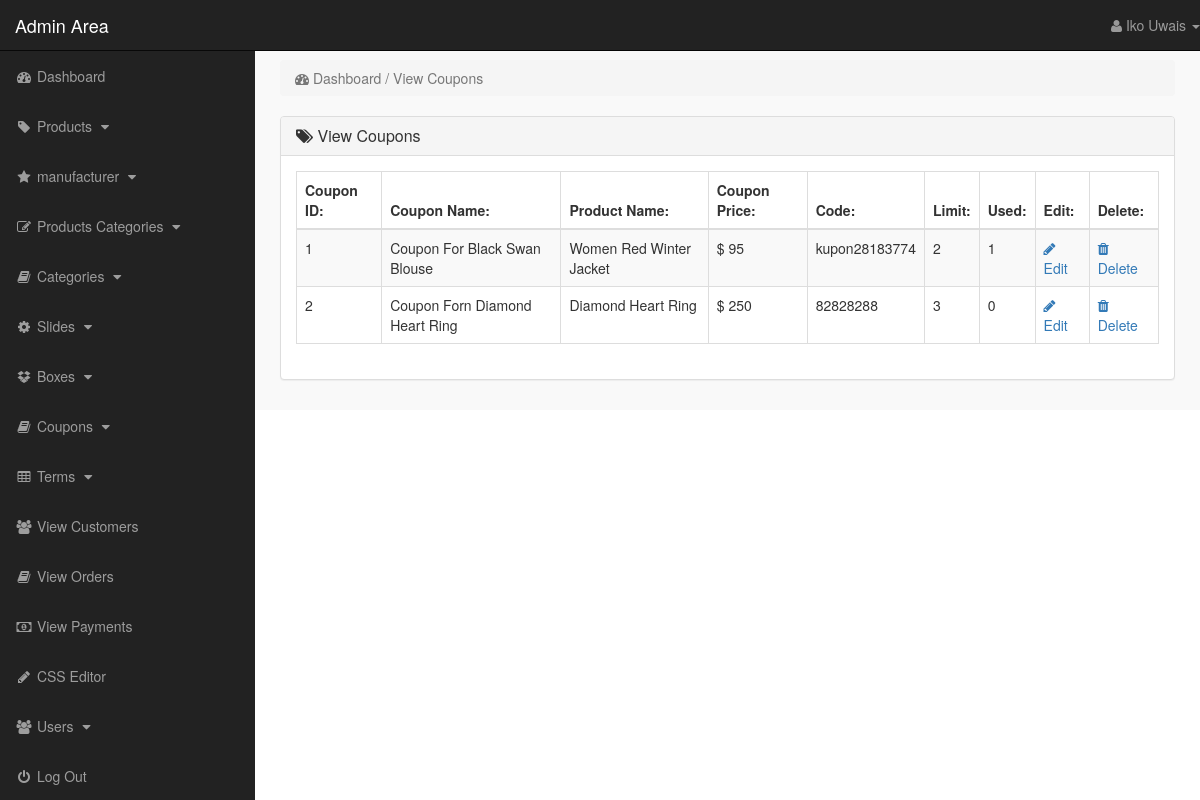
The page /M-Dev-Store/admin_area/index.php?view_coupons (signed in) on the database its author committed.
### tables this page shows
CREATE TABLE `coupons` (
  `coupon_id` int(100) NOT NULL,
  `product_id` int(100) NOT NULL,
  `coupon_title` varchar(255) NOT NULL,
  `coupon_price` varchar(255) NOT NULL,
  `coupon_code` varchar(255) NOT NULL,
  `coupon_limit` int(100) NOT NULL,
  `coupon_used` int(100) NOT NULL
);

CREATE TABLE `products` (
  `product_id` int(10) NOT NULL,
  `p_cat_id` int(10) NOT NULL,
  `cat_id` int(10) NOT NULL,
  `manufacturer_id` int(10) NOT NULL,
  `date` timestamp NOT NULL DEFAULT CURRENT_TIMESTAMP ON UPDATE CURRENT_TIMESTAMP,
  `product_title` text NOT NULL,
  `product_url` text NOT NULL,
  `product_img1` text NOT NULL,
  `product_img2` text NOT NULL,
  `product_img3` text NOT NULL,
  `product_price` int(10) DEFAULT NULL,
  `product_keywords` text NOT NULL,
  `product_desc` text NOT NULL,
  `product_label` text NOT NULL,
  `product_sale` int(100) NOT NULL
);

### M-Dev-Store/admin_area/view_coupons.php (the view)
<?php
    if(!isset($_SESSION['admin_email'])){
        echo "<script>window.open('login.php','_self')</script>";
    }else{
?>
<div class="row">
    <div class="col-lg-12">
        <ol class="breadcrumb">
            <li class="active">
                <i class="fa fa-dashboard"></i> Dashboard / View Coupons
            </li>
        </ol>
    </div>
</div>
<div class="row">
    <div class="col-lg-12">
        <div class="panel panel-default">
            <div class="panel-heading">
               <h3 class="panel-title">
                   <i class="fa fa-tags"></i>  View Coupons
               </h3>
            </div>
            <div class="panel-body">
                <div class="table-responsive">
                    <table class="table table-striped table-bordered table-hover">
                        <thead>
                            <tr>
                                <th> Coupon ID: </th>
                                <th> Coupon Name: </th>
                                <th> Product Name: </th>
                                <th> Coupon Price: </th>
                                <th> Code: </th>
                                <th> Limit: </th>
                                <th> Used: </th>
                                <th> Edit: </th>
                                <th> Delete: </th>
                            </tr>
                        </thead>
                        <tbody>
                        <?php
                        $i=0;
                        $get_coupons = "select * from coupons";
                        $run_coupons = mysqli_query($con,$get_coupons);
                        while($row_coupons=mysqli_fetch_array($run_coupons)){
                            $coupon_id = $row_coupons['coupon_id'];
                            $coupon_pro_id = $row_coupons['product_id'];
                            $coupon_title = $row_coupons['coupon_title'];
                            $coupon_price = $row_coupons['coupon_price'];
                            $coupon_code = $row_coupons['coupon_code'];
                            $coupon_limit = $row_coupons['coupon_limit'];
                            $coupon_used = $row_coupons['coupon_used'];
                            $get_products = "select * from products where product_id='$coupon_pro_id'";
                            $run_products = mysqli_query($con,$get_products);
                            $row_products = mysqli_fetch_array($run_products);
                            $product_title = $row_products['product_title'];
                            $i++;
                        ?>
                        <tr>
                            <td><?php echo $i; ?></td>
                            <td><?php echo $coupon_title; ?></td>
                            <td><?php echo $product_title; ?></td>
                            <td>$ <?php echo $coupon_price; ?></td>
                            <td><?php echo $coupon_code; ?></td>
                            <td><?php echo $coupon_limit; ?></td>
                            <td><?php echo $coupon_used; ?></td>
                            <td>
                                <a href="index.php?edit_coupon=<?php echo $coupon_id ?>">
                                    <i class="fa fa-pencil"></i> Edit
                                </a>
                            </td>
                            <td>
                                <a href="index.php?delete_coupon=<?php echo $coupon_id ?>">
                                    <i class="fa fa-trash"></i> Delete
                                </a>
                            </td>
                        </tr>
                        <?php } ?>
                        </tbody>
                    </table>
                </div>
            </div>
        </div>
    </div>
</div>
<?php } ?>

### M-Dev-Store/admin_area/includes/sidebar.php (shortened to what this page needs)
<?php
    if(!isset($_SESSION['admin_email'])){
        echo "<script>window.open('login.php','_self')</script>";
    }else{
?>
<nav class="navbar navbar-inverse navbar-fixed-top">
    <div class="navbar-header">
        <a href="index.php?dashboard" class="navbar-brand">Admin Area</a>
    </div>
    <ul class="nav navbar-right top-nav">
        <li class="dropdown">
            <a href="#" class="dropdown-toggle" data-toggle="dropdown">
                <i class="fa fa-user"></i> <?php echo $admin_name;  ?> <b class="caret"></b>
            </a>
        </li>
    </ul>
    <div class="collapse navbar-collapse navbar-ex1-collapse">
        <ul class="nav navbar-nav side-nav">
            <li>
                <a href="index.php?dashboard">
                        <i class="fa fa-fw fa-dashboard"></i> Dashboard
                </a>
            </li>
            <li>
                <a href="#" data-toggle="collapse" data-target="#products">
                        <i class="fa fa-fw fa-tag"></i> Products
                        <i class="fa fa-fw fa-caret-down"></i>
                </a>
            </li>
            <li>
                <a href="#" data-toggle="collapse" data-target="#manufacturer">
                        <i class="fa fa-fw fa-star"></i> manufacturer
                        <i class="fa fa-fw fa-caret-down"></i>
                </a>
            </li>
            <li>
                <a href="#" data-toggle="collapse" data-target="#p_cat">
                        <i class="fa fa-fw fa-edit"></i> Products Categories
                        <i class="fa fa-fw fa-caret-down"></i>
                </a>
            </li>
            <li>
                <a href="#" data-toggle="collapse" data-target="#cat">
                        <i class="fa fa-fw fa-book"></i> Categories
                        <i class="fa fa-fw fa-caret-down"></i>
                </a>
            </li>
            <li>
                <a href="#" data-toggle="collapse" data-target="#slides">
                        <i class="fa fa-fw fa-gear"></i> Slides
                        <i class="fa fa-fw fa-caret-down"></i>
                </a>
            </li>
            <li>
                <a href="#" data-toggle="collapse" data-target="#boxes">
                        <i class="fa fa-fw fa-dropbox"></i> Boxes
                        <i class="fa fa-fw fa-caret-down"></i>
                </a>
            </li>
            <li>
                <a href="#" data-toggle="collapse" data-target="#coupon">
                        <i class="fa fa-fw fa-book"></i> Coupons
                        <i class="fa fa-fw fa-caret-down"></i>
                </a>
            </li>
            <li>
                <a href="#" data-toggle="collapse" data-target="#terms">
                        <i class="fa fa-fw fa-table"></i> Terms
                        <i class="fa fa-fw fa-caret-down"></i>
                </a>
            </li>
            <li>
                <a href="index.php?view_customers">
                    <i class="fa fa-fw fa-users"></i> View Customers
                </a>
            </li>
            <li>
                <a href="index.php?view_orders">
                    <i class="fa fa-fw fa-book"></i> View Orders
                </a>
            </li>
            <li>
                <a href="index.php?view_payments">
                    <i class="fa fa-fw fa-money"></i> View Payments
                </a>
            </li>
            <li>
                <a href="index.php?edit_css">
                    <i class="fa fa-fw fa-pencil"></i> CSS Editor
                </a>
            </li>
            <li>
                <a href="#" data-toggle="collapse" data-target="#users">
                        <i class="fa fa-fw fa-users"></i> Users
                        <i class="fa fa-fw fa-caret-down"></i>
                </a>
            </li>
            <li>
                <a href="logout.php">
                    <i class="fa fa-fw fa-power-off"></i> Log Out
                </a>
            </li>
        </ul>
    </div>
</nav>
<?php } ?>

### M-Dev-Store/admin_area/css/style.css (style rules this page uses)
body { margin-top: 100px; }
@media (min-width: 768px) { body { margin-top: 50px; } }
.top-nav { 0 15px; }
.top-nav>li { float: left; display: inline-block; }
.top-nav>li>a { color: #999999; line-height: 20px; padding-top: 15px; padding-bottom: 15px; }
@media (min-width: 768px) { .side-nav { position: fixed; top: 51px; bottom: 0; width: 255px; overflow-y: auto; overflow-x: hidden; background-color: #222222; padding-bottom: 40px; border-radius: 0; } }
@media (min-width: 768px) { .side-nav>li>a { width: 255px; } }
.panel-body { border-radius: 5px; }

### rows shown on the page
coupons: coupon_title "Coupon For Black Swan Blouse", product.product_title "Women Red Winter Jacket", coupon_price "95", coupon_code "kupon28183774", coupon_limit "2", coupon_used "1"
coupons: coupon_title "Coupon Forn Diamond Heart Ring", product.product_title "Diamond Heart Ring", coupon_price "250", coupon_code "82828288", coupon_limit "3", coupon_used "0"

### other values the page prints
$admin_name "Iko Uwais"
